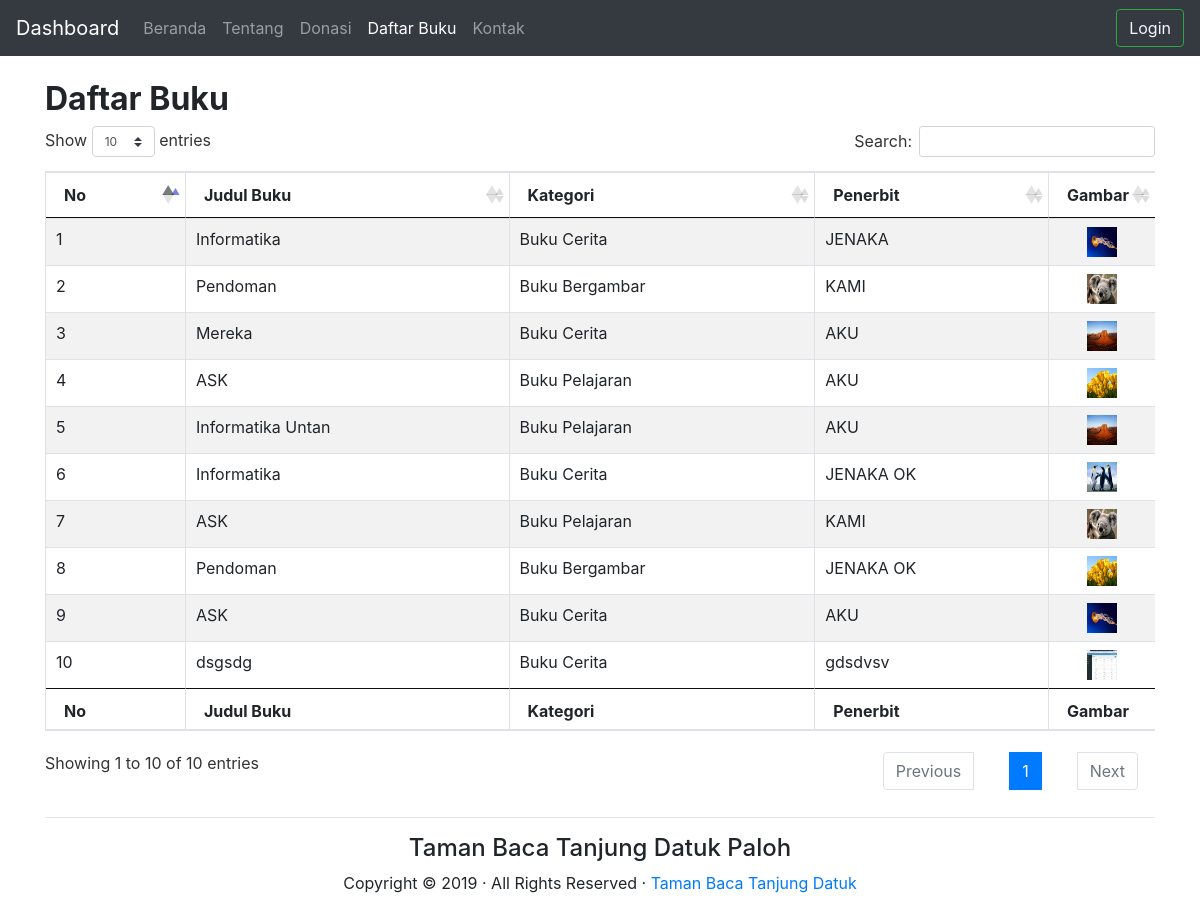
/daftar_buku.php, run on the app's committed database.
### tables this page shows
CREATE TABLE `tbl_buku` (
  `id_buku` int(255) NOT NULL,
  `judul_buku` varchar(255) NOT NULL,
  `kategori` varchar(100) NOT NULL,
  `penerbit` varchar(150) NOT NULL,
  `gambar` varchar(100) NOT NULL
);

### daftar_buku.php (the view, shortened to what this page needs)
<?php include("lib/koneksi.php"); ?>
<!DOCTYPE html>
<html lang="en">
  <head>
    <?php
        include "head.php";
    ?>
    <link href="dataTables/datatables.min.css" rel="stylesheet">
    <link rel="stylesheet" type="text/css" href="https://cdn.datatables.net/1.10.19/css/dataTables.bootstrap4.min.css">
  </head>
  <body>
    <?php
        include "navigator.php";
        Nav("daftarbuku");
      ?>
    <div class="container">
      <div class="page-header">
        <br>
        <h2><b>Daftar Buku</b></h2>
      </div>
      <div class="row">
        <div class="col-md-12">
          <div class="table-responsive">
        <table id="tabel-data" class="table table-striped table-bordered ">
              <thead>
                  <tr>
                      <th>No</th>
                      <th>Judul Buku</th>
                      <th>Kategori</th>
                      <th>Penerbit</th>
                      <th>Gambar</th>
                  </tr>
              </thead>
              <tfoot>
                  <tr>
                      <th>No</th>
                      <th>Judul Buku</th>
                      <th>Kategori</th>
                      <th>Penerbit</th>
                      <th>Gambar</th>
                  </tr>
              </tfoot>
              <tbody>
              <?php
                $no=1;
                $tampil = mysqli_query($conn, "select *from tbl_buku")
                 or die (mysqli_error($conn));
                while ($data=mysqli_fetch_array($tampil)) {
               ?>
                  <tr>
                      <td><?= $no; ?></td>
                      <td><?= $data['judul_buku']; ?></td>
                      <td><?= $data['kategori']; ?></td>
                      <td><?= $data['penerbit']; ?></td>
                      <td style="text-align: center; width: 5%;"><img src="images/buku/<?= $data['gambar']; ?>"
                        width="30" height="30"></td>
                  </tr>
                        <?php
                  $no++;
                }
              ?>
              </tbody>
      </table>
        </div>
      </div>
      </div>
         <hr>
         <?php
            include "footer.php";
         ?>
    </div>
  </body>
</html>

### head.php (shortened to what this page needs)
<link href="css/bootstrap.css" rel="stylesheet">

### navigator.php (shortened to what this page needs)
<?php
function Nav($ket){
?>
    <nav class="navbar navbar-expand-lg navbar-dark bg-dark">
        <a class="navbar-brand" href="#">Dashboard</a>
        <div class="collapse navbar-collapse" id="navbarSupportedContent">
                <ul class="navbar-nav mr-auto">
                    <li class="nav-item <?php if($ket=="beranda"){ echo "active";} ?> ">
                        <a class="nav-link" href="index.php">Beranda </a>
                    </li>
                    <li class="nav-item <?php if($ket=="tentang"){ echo "active"; } ?>">
                        <a class="nav-link" href="index.php#tentang">Tentang </a>
                    </li>
                    <li class="nav-item <?php if($ket=="donasi"){ echo "active"; } ?>">
                        <a class="nav-link" href="index.php#donasi">Donasi </a>
                    </li>
                    <li class="nav-item <?php if($ket=="daftarbuku"){ echo "active"; } ?>">
                        <a class="nav-link" href="index.php#list">Daftar Buku </a>
                    </li>
                    <li class="nav-item <?php if($ket=="kontak"){ echo "active"; } ?>">
                        <a class="nav-link" href="index.php#kontak">Kontak </a>
                    </li>
                </ul>
                <div class="my-2 my-lg-0">
                    <a href="admin/index.php" class="btn btn-outline-success my-2 my-sm-0" style="color:aliceblue;">Login</a>
                </div>
        </div>
    </nav>
<?php
} ?>

### footer.php
<div class="row">
   <div class="text-center col-lg-6 offset-lg-3">
      <h4>Taman Baca Tanjung Datuk Paloh </h4>
      <p>Copyright &copy; 2019 &middot; All Rights Reserved &middot; <a href="#">Taman Baca Tanjung Datuk</a></p>
   </div>
</div>

### data on the page
tbl_buku: judul_buku "Informatika", kategori "Buku Cerita", penerbit "JENAKA", gambar (picture)
tbl_buku: judul_buku "Pendoman", kategori "Buku Bergambar", penerbit "KAMI", gambar (picture)
tbl_buku: judul_buku "Mereka", kategori "Buku Cerita", penerbit "AKU", gambar (picture)
tbl_buku: judul_buku "ASK", kategori "Buku Pelajaran", penerbit "AKU", gambar (picture)
tbl_buku: judul_buku "Informatika Untan", kategori "Buku Pelajaran", penerbit "AKU", gambar (picture)
tbl_buku: judul_buku "Informatika", kategori "Buku Cerita", penerbit "JENAKA OK", gambar (picture)
tbl_buku: judul_buku "ASK", kategori "Buku Pelajaran", penerbit "KAMI", gambar (picture)
tbl_buku: judul_buku "Pendoman", kategori "Buku Bergambar", penerbit "JENAKA OK", gambar (picture)
tbl_buku: judul_buku "ASK", kategori "Buku Cerita", penerbit "AKU", gambar (picture)
tbl_buku: judul_buku "dsgsdg", kategori "Buku Cerita", penerbit "gdsdvsv", gambar (picture)
